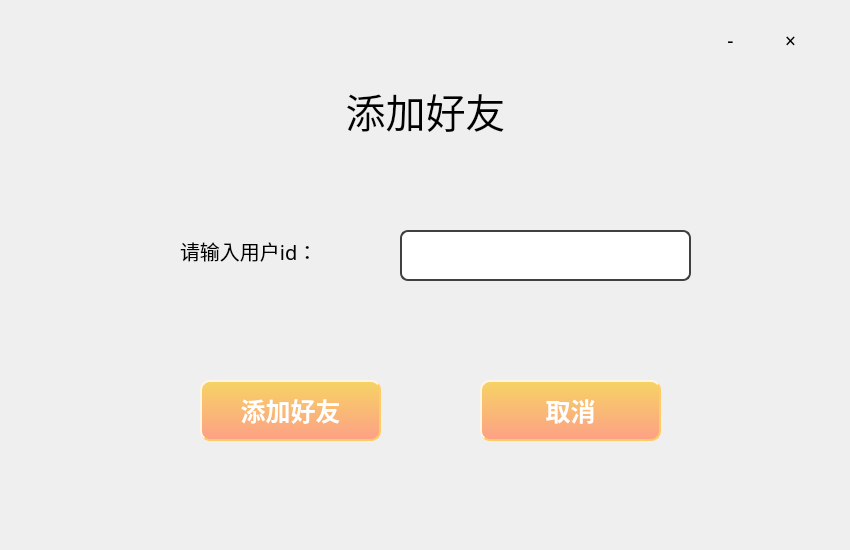
<?xml version="1.0" encoding="UTF-8"?>
<ui version="4.0">
 <class>AddFriend</class>
 <widget class="QDialog" name="AddFriend">
  <property name="geometry">
   <rect>
    <x>0</x>
    <y>0</y>
    <width>850</width>
    <height>550</height>
   </rect>
  </property>
  <property name="windowTitle">
   <string>Dialog</string>
  </property>
  <widget class="QLabel" name="label_2">
   <property name="geometry">
    <rect>
     <x>220</x>
     <y>10</y>
     <width>411</width>
     <height>201</height>
    </rect>
   </property>
   <property name="font">
    <font>
     <family>Microsoft YaHei</family>
     <pointsize>30</pointsize>
     <weight>50</weight>
     <bold>false</bold>
    </font>
   </property>
   <property name="text">
    <string>添加好友</string>
   </property>
   <property name="alignment">
    <set>Qt::AlignCenter</set>
   </property>
  </widget>
  <widget class="QLabel" name="label_3">
   <property name="geometry">
    <rect>
     <x>0</x>
     <y>0</y>
     <width>850</width>
     <height>550</height>
    </rect>
   </property>
   <property name="styleSheet">
    <string notr="true">border-image: url(:/pic/background.png);</string>
   </property>
   <property name="text">
    <string/>
   </property>
  </widget>
  <widget class="QToolButton" name="minimize">
   <property name="geometry">
    <rect>
     <x>710</x>
     <y>20</y>
     <width>41</width>
     <height>41</height>
    </rect>
   </property>
   <property name="font">
    <font>
     <family>Microsoft YaHei</family>
     <pointsize>14</pointsize>
    </font>
   </property>
   <property name="cursor">
    <cursorShape>PointingHandCursor</cursorShape>
   </property>
   <property name="text">
    <string>-</string>
   </property>
   <property name="autoRaise">
    <bool>true</bool>
   </property>
  </widget>
  <widget class="QToolButton" name="close">
   <property name="geometry">
    <rect>
     <x>770</x>
     <y>20</y>
     <width>41</width>
     <height>41</height>
    </rect>
   </property>
   <property name="font">
    <font>
     <family>Microsoft YaHei</family>
     <pointsize>14</pointsize>
    </font>
   </property>
   <property name="cursor">
    <cursorShape>PointingHandCursor</cursorShape>
   </property>
   <property name="text">
    <string>×</string>
   </property>
   <property name="autoRaise">
    <bool>true</bool>
   </property>
  </widget>
  <widget class="QLabel" name="label_4">
   <property name="geometry">
    <rect>
     <x>15</x>
     <y>15</y>
     <width>161</width>
     <height>161</height>
    </rect>
   </property>
   <property name="styleSheet">
    <string notr="true">border-image: url(:/pic/theychat-mini.png);</string>
   </property>
   <property name="text">
    <string/>
   </property>
  </widget>
  <widget class="QLabel" name="label">
   <property name="geometry">
    <rect>
     <x>180</x>
     <y>220</y>
     <width>201</width>
     <height>61</height>
    </rect>
   </property>
   <property name="font">
    <font>
     <family>Microsoft YaHei</family>
     <pointsize>15</pointsize>
    </font>
   </property>
   <property name="text">
    <string>请输入用户id：</string>
   </property>
  </widget>
  <widget class="QLineEdit" name="getuserid">
   <property name="geometry">
    <rect>
     <x>400</x>
     <y>230</y>
     <width>291</width>
     <height>51</height>
    </rect>
   </property>
   <property name="font">
    <font>
     <family>Microsoft YaHei</family>
     <pointsize>14</pointsize>
    </font>
   </property>
   <property name="styleSheet">
    <string notr="true">QLineEdit {
	border: 2px solid #404040; /* 边框宽度为1px，颜色为#A0A0A0 */
	border-radius: 8px; /* 边框圆角 */
	padding-left: 5px; /* 文本距离左边界有5px */
	background-color: #FFFFFF; /* 背景颜色 */
	color: #0A0A0A; /* 文本颜色 */
	selection-background-color: #298DFF; /* 选中文本的背景颜色 */
	selection-color: #F2F2F2; /* 选中文本的颜色 */
	font-family: &quot;Microsoft YaHei&quot;; /* 文本字体族 */
	font-size: 14pt; /* 文本字体大小 */
}

QLineEdit:hover { /* 鼠标悬浮在QLineEdit时的状态 */
	border: 2px solid #00EE76;
	border-radius: 8px;
	background-color: #FFFFFF;
        color: #0A0A0A;
        selection-background-color: #298DFF;
	selection-color: #F2F2F2;
}

QLineEdit.long-width {
	border-width: 8px 12px; /* 第一个值是垂直边框宽度，第二个值是水平边框宽度 */
}
</string>
   </property>
   <property name="text">
    <string/>
   </property>
  </widget>
  <widget class="QPushButton" name="addfriend">
   <property name="geometry">
    <rect>
     <x>200</x>
     <y>380</y>
     <width>181</width>
     <height>61</height>
    </rect>
   </property>
   <property name="styleSheet">
    <string notr="true">QPushButton
{
    color:#ffffff; /*文字颜色*/
    background-color:qlineargradient(x1: 0, y1: 0, x2: 0, y2: 1, stop:0 #f6d365, stop: 1 #fda085);/*背景色*/
    border-style:outset; /*边框风格*/
    border-width:2px;/*边框宽度*/
    border-color:#FFCC66; /*边框颜色*/
    border-radius:10px; /*边框倒角*/
    font:Bold 25px; /*字体*/
    font-family: &quot;Microsoft YaHei&quot;;
    min-width:100px;/*控件最小宽度*/
    min-height:20px;/*控件最小高度*/
    padding:4px;/*内边距*/
}
 
QPushButton:hover
{
    color:#ffffff; /*文字颜色*/
    background-color:qlineargradient(x1: 0, y1: 0, x2: 0, y2: 1, stop:0 #fda085, stop: 1 #fee140);/*背景色*/
    border-style:outset; /*边框风格*/
    border-width:2px;/*边框宽度*/
    border-color:#FFCC66; /*边框颜色*/
    border-radius:10px; /*边框倒角*/
    font:bold 25px; /*字体*/
    font-family: &quot;Microsoft YaHei&quot;;
    min-width:100px;/*控件最小宽度*/
    min-height:20px;/*控件最小高度*/
    padding:4px;/*内边距*/
}
QPushButton:pressed
{
    color:#ffffff; /*文字颜色*/
    background-color:qlineargradient(x1: 0, y1: 0, x2: 0, y2: 1, stop:0 #fda085, stop: 1 #43e97b);/*背景色*/
    border-style:outset; /*边框风格*/
    border-width:2px;/*边框宽度*/
    border-color:#FFCC66; /*边框颜色*/
    border-radius:10px; /*边框倒角*/
    font:bold 25px; /*字体*/
    font-family: &quot;Microsoft YaHei&quot;;
    min-width:100px;/*控件最小宽度*/
    min-height:20px;/*控件最小高度*/
    padding:4px;/*内边距*/
}



</string>
   </property>
   <property name="text">
    <string>添加好友</string>
   </property>
  </widget>
  <widget class="QPushButton" name="cancel">
   <property name="geometry">
    <rect>
     <x>480</x>
     <y>380</y>
     <width>181</width>
     <height>61</height>
    </rect>
   </property>
   <property name="styleSheet">
    <string notr="true">QPushButton
{
    color:#ffffff; /*文字颜色*/
    background-color:qlineargradient(x1: 0, y1: 0, x2: 0, y2: 1, stop:0 #f6d365, stop: 1 #fda085);/*背景色*/
    border-style:outset; /*边框风格*/
    border-width:2px;/*边框宽度*/
    border-color:#FFCC66; /*边框颜色*/
    border-radius:10px; /*边框倒角*/
    font:Bold 25px; /*字体*/
    font-family: &quot;Microsoft YaHei&quot;;
    min-width:100px;/*控件最小宽度*/
    min-height:20px;/*控件最小高度*/
    padding:4px;/*内边距*/
}
 
QPushButton:hover
{
    color:#ffffff; /*文字颜色*/
    background-color:qlineargradient(x1: 0, y1: 0, x2: 0, y2: 1, stop:0 #fda085, stop: 1 #fee140);/*背景色*/
    border-style:outset; /*边框风格*/
    border-width:2px;/*边框宽度*/
    border-color:#FFCC66; /*边框颜色*/
    border-radius:10px; /*边框倒角*/
    font:bold 25px; /*字体*/
    font-family: &quot;Microsoft YaHei&quot;;
    min-width:100px;/*控件最小宽度*/
    min-height:20px;/*控件最小高度*/
    padding:4px;/*内边距*/
}
QPushButton:pressed
{
    color:#ffffff; /*文字颜色*/
    background-color:qlineargradient(x1: 0, y1: 0, x2: 0, y2: 1, stop:0 #fda085, stop: 1 #43e97b);/*背景色*/
    border-style:outset; /*边框风格*/
    border-width:2px;/*边框宽度*/
    border-color:#FFCC66; /*边框颜色*/
    border-radius:10px; /*边框倒角*/
    font:bold 25px; /*字体*/
    font-family: &quot;Microsoft YaHei&quot;;
    min-width:100px;/*控件最小宽度*/
    min-height:20px;/*控件最小高度*/
    padding:4px;/*内边距*/
}



</string>
   </property>
   <property name="text">
    <string>取消</string>
   </property>
  </widget>
  <zorder>label_3</zorder>
  <zorder>label</zorder>
  <zorder>getuserid</zorder>
  <zorder>addfriend</zorder>
  <zorder>cancel</zorder>
  <zorder>label_2</zorder>
  <zorder>minimize</zorder>
  <zorder>close</zorder>
  <zorder>label_4</zorder>
 </widget>
 <resources/>
 <connections/>
</ui>
